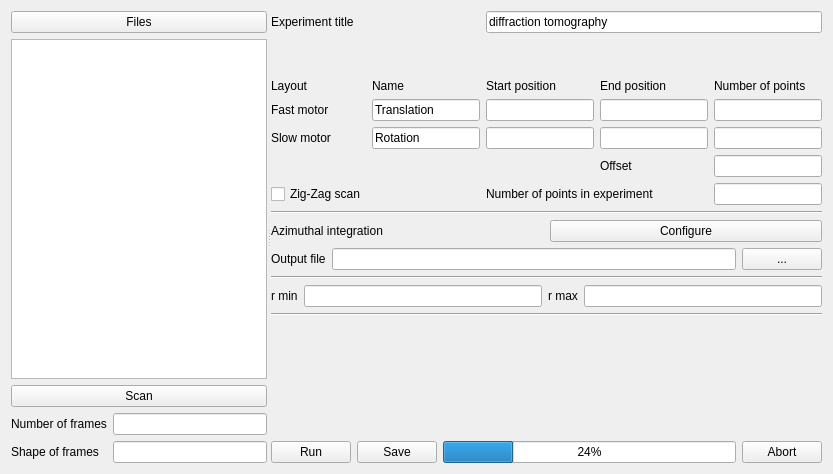
<?xml version="1.0" encoding="UTF-8"?>
<ui version="4.0">
 <class>diffractionImaging</class>
 <widget class="QWidget" name="diffractionImaging">
  <property name="geometry">
   <rect>
    <x>0</x>
    <y>0</y>
    <width>833</width>
    <height>474</height>
   </rect>
  </property>
  <property name="windowTitle">
   <string>Diffraction imaging</string>
  </property>
  <layout class="QVBoxLayout" name="verticalLayout_3">
   <item>
    <widget class="QSplitter" name="splitter">
     <property name="orientation">
      <enum>Qt::Horizontal</enum>
     </property>
     <widget class="QWidget" name="layoutWidget">
      <layout class="QVBoxLayout" name="verticalLayout">
       <item>
        <layout class="QHBoxLayout" name="horizontalLayout_3">
         <item>
          <widget class="QPushButton" name="files">
           <property name="text">
            <string>Files</string>
           </property>
          </widget>
         </item>
        </layout>
       </item>
       <item>
        <widget class="QTreeView" name="listFiles">
         <property name="editTriggers">
          <set>QAbstractItemView::DoubleClicked|QAbstractItemView::EditKeyPressed|QAbstractItemView::SelectedClicked</set>
         </property>
         <property name="selectionMode">
          <enum>QAbstractItemView::ExtendedSelection</enum>
         </property>
         <property name="textElideMode">
          <enum>Qt::ElideNone</enum>
         </property>
         <property name="sortingEnabled">
          <bool>true</bool>
         </property>
         <property name="allColumnsShowFocus">
          <bool>true</bool>
         </property>
        </widget>
       </item>
       <item>
        <widget class="QPushButton" name="scanButton">
         <property name="text">
          <string>Scan</string>
         </property>
        </widget>
       </item>
       <item>
        <layout class="QFormLayout" name="formLayout">
         <item row="0" column="0">
          <widget class="QLabel" name="label_8">
           <property name="text">
            <string>Number of frames</string>
           </property>
          </widget>
         </item>
         <item row="0" column="1">
          <widget class="QLineEdit" name="numberOfFrames">
           <property name="alignment">
            <set>Qt::AlignRight|Qt::AlignTrailing|Qt::AlignVCenter</set>
           </property>
           <property name="readOnly">
            <bool>true</bool>
           </property>
          </widget>
         </item>
         <item row="1" column="0">
          <widget class="QLabel" name="label_10">
           <property name="text">
            <string>Shape of frames</string>
           </property>
          </widget>
         </item>
         <item row="1" column="1">
          <widget class="QLineEdit" name="frameShape">
           <property name="alignment">
            <set>Qt::AlignRight|Qt::AlignTrailing|Qt::AlignVCenter</set>
           </property>
           <property name="readOnly">
            <bool>true</bool>
           </property>
          </widget>
         </item>
        </layout>
       </item>
      </layout>
     </widget>
     <widget class="QWidget" name="layoutWidget">
      <layout class="QVBoxLayout" name="verticalLayout_2">
       <item>
        <layout class="QGridLayout" name="gridLayout">
         <item row="1" column="4">
          <spacer name="verticalSpacer_2">
           <property name="orientation">
            <enum>Qt::Vertical</enum>
           </property>
           <property name="sizeHint" stdset="0">
            <size>
             <width>20</width>
             <height>40</height>
            </size>
           </property>
          </spacer>
         </item>
         <item row="2" column="4">
          <widget class="QLabel" name="label_6">
           <property name="text">
            <string>Number of points</string>
           </property>
          </widget>
         </item>
         <item row="5" column="4">
          <widget class="QLineEdit" name="offset">
           <property name="alignment">
            <set>Qt::AlignRight|Qt::AlignTrailing|Qt::AlignVCenter</set>
           </property>
          </widget>
         </item>
         <item row="3" column="4">
          <widget class="QLineEdit" name="fastMotorPts">
           <property name="alignment">
            <set>Qt::AlignRight|Qt::AlignTrailing|Qt::AlignVCenter</set>
           </property>
          </widget>
         </item>
         <item row="1" column="0">
          <spacer name="verticalSpacer_4">
           <property name="orientation">
            <enum>Qt::Vertical</enum>
           </property>
           <property name="sizeHint" stdset="0">
            <size>
             <width>20</width>
             <height>40</height>
            </size>
           </property>
          </spacer>
         </item>
         <item row="1" column="1">
          <spacer name="verticalSpacer_3">
           <property name="orientation">
            <enum>Qt::Vertical</enum>
           </property>
           <property name="sizeHint" stdset="0">
            <size>
             <width>20</width>
             <height>40</height>
            </size>
           </property>
          </spacer>
         </item>
         <item row="3" column="2">
          <widget class="QLineEdit" name="fastMotorMinimum"/>
         </item>
         <item row="4" column="4">
          <widget class="QLineEdit" name="slowMotorPts">
           <property name="alignment">
            <set>Qt::AlignRight|Qt::AlignTrailing|Qt::AlignVCenter</set>
           </property>
          </widget>
         </item>
         <item row="2" column="1">
          <widget class="QLabel" name="label_5">
           <property name="text">
            <string>Name</string>
           </property>
          </widget>
         </item>
         <item row="6" column="4">
          <widget class="QLineEdit" name="numberOfPoints">
           <property name="toolTip">
            <string>fast_pts * slow_pts - offset</string>
           </property>
           <property name="alignment">
            <set>Qt::AlignRight|Qt::AlignTrailing|Qt::AlignVCenter</set>
           </property>
          </widget>
         </item>
         <item row="4" column="0">
          <widget class="QLabel" name="label_2">
           <property name="text">
            <string>Slow motor</string>
           </property>
          </widget>
         </item>
         <item row="0" column="0" colspan="2">
          <widget class="QLabel" name="label_11">
           <property name="text">
            <string>Experiment title</string>
           </property>
          </widget>
         </item>
         <item row="4" column="1">
          <widget class="QLineEdit" name="slowMotorName">
           <property name="text">
            <string>Rotation</string>
           </property>
          </widget>
         </item>
         <item row="3" column="0">
          <widget class="QLabel" name="label">
           <property name="text">
            <string>Fast motor</string>
           </property>
          </widget>
         </item>
         <item row="3" column="1">
          <widget class="QLineEdit" name="fastMotorName">
           <property name="text">
            <string>Translation</string>
           </property>
          </widget>
         </item>
         <item row="2" column="0">
          <widget class="QLabel" name="label_12">
           <property name="text">
            <string>Layout</string>
           </property>
          </widget>
         </item>
         <item row="3" column="3">
          <widget class="QLineEdit" name="fastMotorMaximum"/>
         </item>
         <item row="0" column="2" colspan="3">
          <widget class="QLineEdit" name="experimentTitle">
           <property name="text">
            <string>diffraction tomography</string>
           </property>
          </widget>
         </item>
         <item row="5" column="3">
          <widget class="QLabel" name="label_3">
           <property name="text">
            <string>Offset</string>
           </property>
          </widget>
         </item>
         <item row="6" column="2" colspan="2">
          <widget class="QLabel" name="label_4">
           <property name="text">
            <string>Number of points in experiment</string>
           </property>
          </widget>
         </item>
         <item row="4" column="2">
          <widget class="QLineEdit" name="slowMotorMinimum"/>
         </item>
         <item row="4" column="3">
          <widget class="QLineEdit" name="slowMotorMaximum"/>
         </item>
         <item row="6" column="0">
          <widget class="QCheckBox" name="zigzagBox">
           <property name="text">
            <string>Zig-Zag scan</string>
           </property>
          </widget>
         </item>
         <item row="2" column="2">
          <widget class="QLabel" name="label_15">
           <property name="text">
            <string>Start position</string>
           </property>
          </widget>
         </item>
         <item row="2" column="3">
          <widget class="QLabel" name="label_16">
           <property name="text">
            <string>End position</string>
           </property>
          </widget>
         </item>
        </layout>
       </item>
       <item>
        <widget class="Line" name="line">
         <property name="orientation">
          <enum>Qt::Horizontal</enum>
         </property>
        </widget>
       </item>
       <item>
        <layout class="QHBoxLayout" name="horizontalLayout_4">
         <item>
          <widget class="QLabel" name="label_7">
           <property name="text">
            <string>Azimuthal integration</string>
           </property>
          </widget>
         </item>
         <item>
          <widget class="QPushButton" name="configureDiffraction">
           <property name="text">
            <string>Configure</string>
           </property>
          </widget>
         </item>
        </layout>
       </item>
       <item>
        <layout class="QHBoxLayout" name="horizontalLayout">
         <item>
          <widget class="QLabel" name="label_9">
           <property name="text">
            <string>Output file</string>
           </property>
          </widget>
         </item>
         <item>
          <widget class="QLineEdit" name="outputFile"/>
         </item>
         <item>
          <widget class="QPushButton" name="outputFileSelector">
           <property name="text">
            <string>...</string>
           </property>
          </widget>
         </item>
        </layout>
       </item>
       <item>
        <widget class="Line" name="line_2">
         <property name="orientation">
          <enum>Qt::Horizontal</enum>
         </property>
        </widget>
       </item>
       <item>
        <layout class="QHBoxLayout" name="horizontalLayout_2">
         <item>
          <widget class="QLabel" name="label_14">
           <property name="text">
            <string>r min</string>
           </property>
          </widget>
         </item>
         <item>
          <widget class="QLineEdit" name="rMin"/>
         </item>
         <item>
          <widget class="QLabel" name="label_13">
           <property name="text">
            <string>r max</string>
           </property>
          </widget>
         </item>
         <item>
          <widget class="QLineEdit" name="rMax"/>
         </item>
        </layout>
       </item>
       <item>
        <widget class="Line" name="line_3">
         <property name="orientation">
          <enum>Qt::Horizontal</enum>
         </property>
        </widget>
       </item>
       <item>
        <spacer name="verticalSpacer">
         <property name="orientation">
          <enum>Qt::Vertical</enum>
         </property>
         <property name="sizeHint" stdset="0">
          <size>
           <width>20</width>
           <height>40</height>
          </size>
         </property>
        </spacer>
       </item>
       <item>
        <layout class="QHBoxLayout" name="horizontalLayout_5">
         <item>
          <widget class="QPushButton" name="runButton">
           <property name="text">
            <string>Run</string>
           </property>
          </widget>
         </item>
         <item>
          <widget class="QPushButton" name="saveButton">
           <property name="text">
            <string>Save</string>
           </property>
          </widget>
         </item>
         <item>
          <widget class="QProgressBar" name="progressBar">
           <property name="value">
            <number>24</number>
           </property>
          </widget>
         </item>
         <item>
          <widget class="QPushButton" name="abortButton">
           <property name="text">
            <string>Abort</string>
           </property>
          </widget>
         </item>
        </layout>
       </item>
      </layout>
     </widget>
    </widget>
   </item>
  </layout>
 </widget>
 <resources/>
 <connections/>
</ui>
